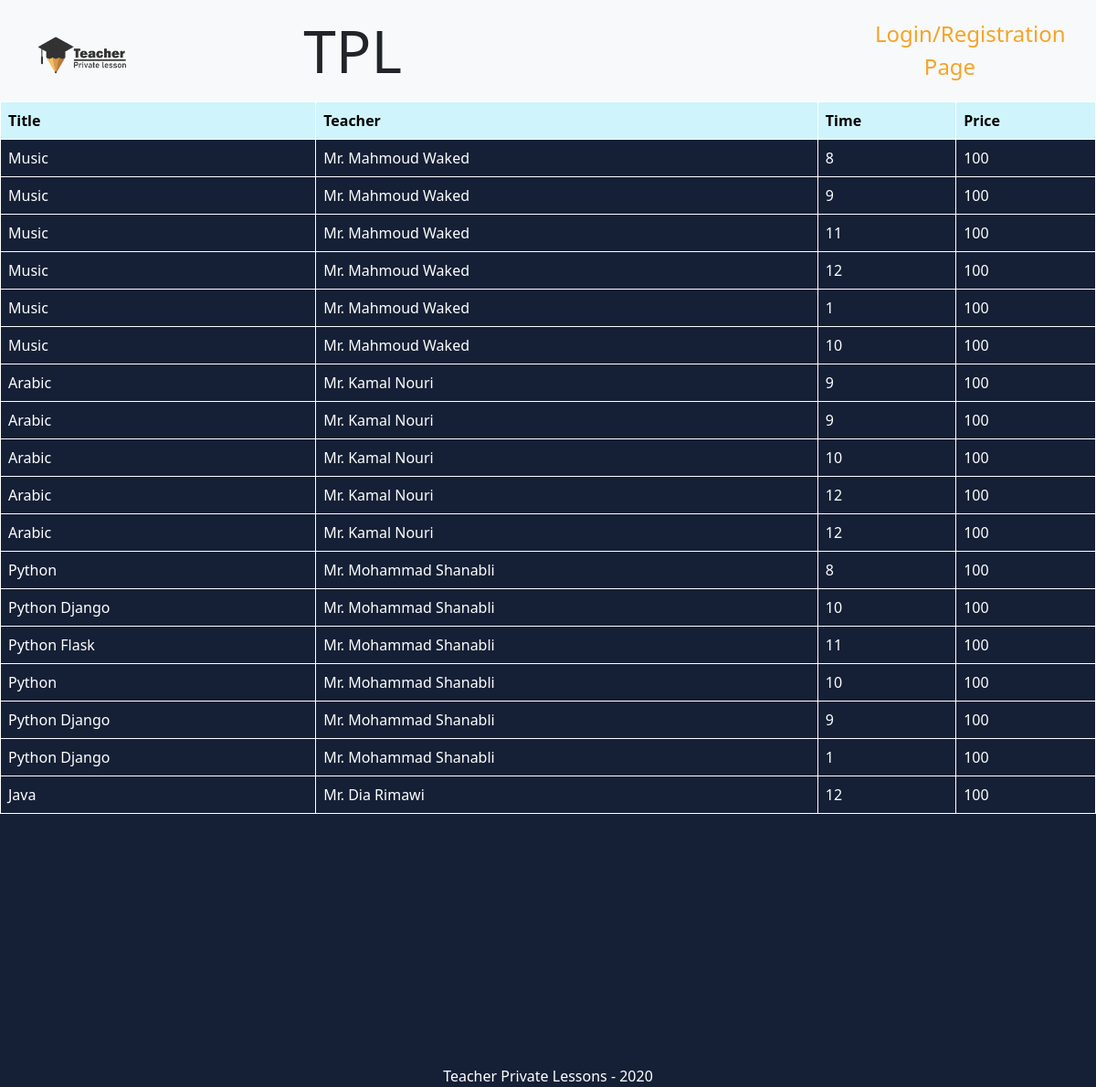
The page /lessons on the database its author committed.
### TPL_app/models.py (models this page shows)
class Lesson(models.Model):
    title = models.CharField(max_length=255)
    description = models.TextField()
    price = models.IntegerField()
    style = models.CharField(max_length=255, null=True)
    child = models.ForeignKey(
        Child, on_delete=models.CASCADE, blank=True, null=True)
    day = models.CharField(max_length=255, null=True)
    time = models.CharField(max_length=255, null=True)
    teacher = models.ForeignKey(Teacher, on_delete=models.CASCADE)
    created_at = models.DateTimeField(auto_now_add=True)
    updated_at = models.DateTimeField(auto_now=True)

class Teacher(models.Model):
    first_name = models.CharField(max_length=255)
    last_name = models.CharField(max_length=255)
    occupation = models.CharField(max_length=255)
    specialization = models.CharField(max_length=255)
    education = models.CharField(max_length=255)
    gender = models.CharField(max_length=6, null=True)
    email = models.CharField(max_length=255, null=True)
    password = models.CharField(max_length=255, null=True)
    profile_pic = models.ImageField(upload_to='images/', null=True, blank=True)
    created_at = models.DateTimeField(auto_now_add=True)
    updated_at = models.DateTimeField(auto_now=True)

### TPL_app/views.py (the view)
# urls.py: path('lessons', views.all_lessons),
def all_lessons(request):
    Lesson.objects.all()
    context = {
        'all_lessons': Lesson.objects.all()
    }
    return render(request, 'lessons.html', context)

### TPL_app/templates/lessons.html (shortened to what this page needs)
<!DOCTYPE html>
<html lang="en">
<head>
    {% load static %}
    <link rel="stylesheet" href="{% static 'css/teacher_profile_style.css' %}">
    <link href="https://cdn.jsdelivr.net/npm/bootstrap@5.0.0-beta1/dist/css/bootstrap.min.css" rel="stylesheet">
</head>
<body>
    <nav class="navbar navbar-expand-lg navbar-light bg-light">
        <div class="head">
            <img src="{% static 'images/logo.png' %}" width="100px">
            <h1 class="display-3" >TPL</h1>
        </div>
        <div class="collapse navbar-collapse" id="navbarSupportedContent">
            <ul class="navbar-nav me-auto mb-2 mb-lg-0">
            <li class="nav-item">
                <a class="nav-link active" href="/">Login/Registration Page</a>
            </li>
            </ul>
        </nav>
</head>
<body>
    <table class="table">
        <thead>
            <tr class="table-info">
                <th>Title</th>
                <th>Teacher</th>
                <th>Time</th>
                <th>Price</th>
            </tr>
        </thead>
        <tbody>
            {% for lesson in all_lessons %}
            <tr>
                <td>{{lesson.title}} </td>
                <td>{{lesson.teacher.gender}} {{lesson.teacher.first_name}} {{lesson.teacher.last_name}}</td>
                <td>{{lesson.time}} </td>
                <td>{{lesson.price}} </td>
            </tr>
            {% endfor %}
        </tbody>
    </table>
    <div class="footer1">
        <footer>Teacher Private Lessons - 2020</footer>
    </div>
</body>
</html>

### TPL_app/static/css/teacher_profile_style.css (style rules this page uses)
.head { display: inline-flex; margin: 10px 0 0 40px; width: 400px; align-items: center; }
.head img { display: inline-block; }
h1 { display: inline-block; margin-left: 15px; }
ul { display: inline-block; margin-left: 500px !important; }
.navbar-nav .nav-link { width: 180px !important; margin-left: 10px !important; font-size: x-large; text-align: center; }
th { border: 1px solid white !important; }
.table tr td { border: 1px solid rgb(255, 255, 255); color: white !important; }
.table thead th { border: 1px solid white; }
body { background-color:#152036 !important; }
a { color: rgb(245 164 37) !important; }
.footer1 { width: 100%; color: white; margin-top:275px; text-align: center; }

### rows shown on the page
Lesson: title "Music", teacher.gender "Mr.", teacher.first_name "Mahmoud", teacher.last_name "Waked", time "8", price "100"
Lesson: title "Music", teacher.gender "Mr.", teacher.first_name "Mahmoud", teacher.last_name "Waked", time "9", price "100"
Lesson: title "Music", teacher.gender "Mr.", teacher.first_name "Mahmoud", teacher.last_name "Waked", time "11", price "100"
Lesson: title "Music", teacher.gender "Mr.", teacher.first_name "Mahmoud", teacher.last_name "Waked", time "12", price "100"
Lesson: title "Music", teacher.gender "Mr.", teacher.first_name "Mahmoud", teacher.last_name "Waked", time "1", price "100"
Lesson: title "Music", teacher.gender "Mr.", teacher.first_name "Mahmoud", teacher.last_name "Waked", time "10", price "100"
Lesson: title "Arabic", teacher.gender "Mr.", teacher.first_name "Kamal", teacher.last_name "Nouri", time "9", price "100"
Lesson: title "Arabic", teacher.gender "Mr.", teacher.first_name "Kamal", teacher.last_name "Nouri", time "9", price "100"
Lesson: title "Arabic", teacher.gender "Mr.", teacher.first_name "Kamal", teacher.last_name "Nouri", time "10", price "100"
Lesson: title "Arabic", teacher.gender "Mr.", teacher.first_name "Kamal", teacher.last_name "Nouri", time "12", price "100"
Lesson: title "Arabic", teacher.gender "Mr.", teacher.first_name "Kamal", teacher.last_name "Nouri", time "12", price "100"
Lesson: title "Python", teacher.gender "Mr.", teacher.first_name "Mohammad", teacher.last_name "Shanabli", time "8", price "100"
Lesson: title "Python Django", teacher.gender "Mr.", teacher.first_name "Mohammad", teacher.last_name "Shanabli", time "10", price "100"
Lesson: title "Python Flask", teacher.gender "Mr.", teacher.first_name "Mohammad", teacher.last_name "Shanabli", time "11", price "100"
Lesson: title "Python", teacher.gender "Mr.", teacher.first_name "Mohammad", teacher.last_name "Shanabli", time "10", price "100"
Lesson: title "Python Django", teacher.gender "Mr.", teacher.first_name "Mohammad", teacher.last_name "Shanabli", time "9", price "100"
Lesson: title "Python Django", teacher.gender "Mr.", teacher.first_name "Mohammad", teacher.last_name "Shanabli", time "1", price "100"
Lesson: title "Java", teacher.gender "Mr.", teacher.first_name "Dia", teacher.last_name "Rimawi", time "12", price "100"
